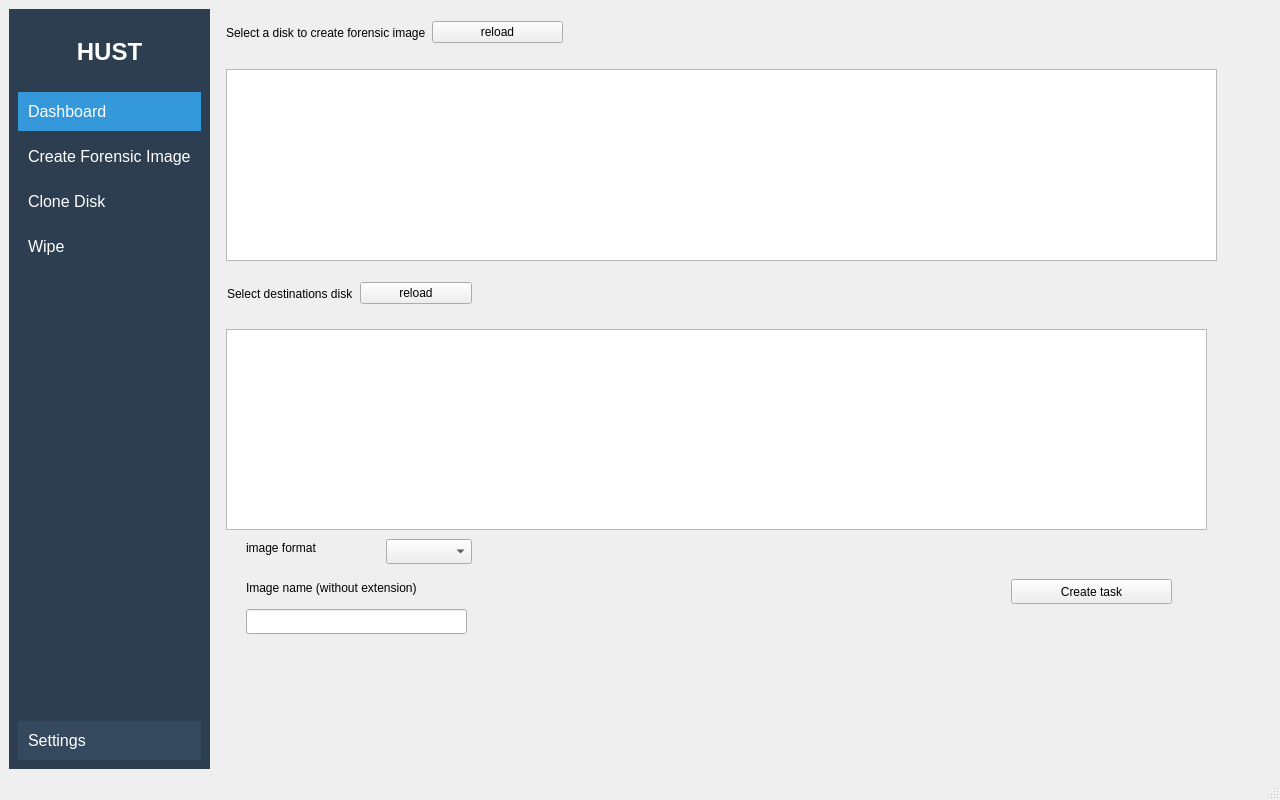
<?xml version="1.0" encoding="UTF-8"?>
<ui version="4.0">
 <class>MainWindow</class>
 <widget class="QMainWindow" name="MainWindow">
  <property name="geometry">
   <rect>
    <x>0</x>
    <y>0</y>
    <width>1280</width>
    <height>800</height>
   </rect>
  </property>
  <property name="windowTitle">
   <string>MainWindow</string>
  </property>
  <widget class="QWidget" name="centralwidget">
   <layout class="QHBoxLayout" name="horizontalLayout">
    <item>
     <widget class="QWidget" name="sidebar" native="true">
      <property name="styleSheet">
       <string notr="true">QWidget#sidebar {
    background-color: #2c3e50;
}
QLabel {
    color: white;
    font-size: 24px;
    font-weight: bold;
    padding: 20px 0;
}
QPushButton {
    background-color: transparent;
    color: white;
    border: none;
    text-align: left;
    padding: 10px;
    font-size: 16px;
}
QPushButton:hover {
    background-color: #34495e;
}
QPushButton:checked {
    background-color: #3498db;
}
#settingsBtn {
    background-color: #34495e;
}</string>
      </property>
      <layout class="QVBoxLayout" name="verticalLayout">
       <item>
        <widget class="QLabel" name="logoLabel">
         <property name="text">
          <string>HUST</string>
         </property>
         <property name="alignment">
          <set>Qt::AlignmentFlag::AlignCenter</set>
         </property>
        </widget>
       </item>
       <item>
        <widget class="QPushButton" name="dashboardBtn">
         <property name="text">
          <string>Dashboard</string>
         </property>
         <property name="checkable">
          <bool>true</bool>
         </property>
         <property name="checked">
          <bool>true</bool>
         </property>
        </widget>
       </item>
       <item>
        <widget class="QPushButton" name="createForensicImageBtn">
         <property name="text">
          <string>Create Forensic Image</string>
         </property>
         <property name="checkable">
          <bool>true</bool>
         </property>
        </widget>
       </item>
       <item>
        <widget class="QPushButton" name="cloneDiskBtn">
         <property name="text">
          <string>Clone Disk</string>
         </property>
         <property name="checkable">
          <bool>true</bool>
         </property>
        </widget>
       </item>
       <item>
        <widget class="QPushButton" name="wipeBtn">
         <property name="text">
          <string>Wipe</string>
         </property>
         <property name="checkable">
          <bool>true</bool>
         </property>
        </widget>
       </item>
       <item>
        <spacer name="verticalSpacer">
         <property name="orientation">
          <enum>Qt::Orientation::Vertical</enum>
         </property>
         <property name="sizeHint" stdset="0">
          <size>
           <width>20</width>
           <height>40</height>
          </size>
         </property>
        </spacer>
       </item>
       <item>
        <widget class="QPushButton" name="settingsBtn">
         <property name="text">
          <string>Settings</string>
         </property>
        </widget>
       </item>
      </layout>
     </widget>
    </item>
    <item>
     <widget class="QStackedWidget" name="stackedWidget">
      <property name="styleSheet">
       <string notr="true"/>
      </property>
      <property name="currentIndex">
       <number>1</number>
      </property>
      <widget class="QWidget" name="dashboardPage">
       <widget class="QLabel" name="label_4">
        <property name="geometry">
         <rect>
          <x>330</x>
          <y>100</y>
          <width>151</width>
          <height>20</height>
         </rect>
        </property>
        <property name="text">
         <string>Dashboard</string>
        </property>
       </widget>
       <widget class="QTableWidget" name="dashboardTable">
        <property name="geometry">
         <rect>
          <x>20</x>
          <y>150</y>
          <width>1021</width>
          <height>581</height>
         </rect>
        </property>
        <property name="selectionMode">
         <enum>QAbstractItemView::SelectionMode::SingleSelection</enum>
        </property>
        <property name="selectionBehavior">
         <enum>QAbstractItemView::SelectionBehavior::SelectRows</enum>
        </property>
       </widget>
      </widget>
      <widget class="QWidget" name="forensicImagePage">
       <widget class="QTableWidget" name="sourceDiskTable">
        <property name="geometry">
         <rect>
          <x>10</x>
          <y>60</y>
          <width>991</width>
          <height>192</height>
         </rect>
        </property>
        <property name="editTriggers">
         <set>QAbstractItemView::EditTrigger::NoEditTriggers</set>
        </property>
        <property name="selectionMode">
         <enum>QAbstractItemView::SelectionMode::SingleSelection</enum>
        </property>
        <property name="selectionBehavior">
         <enum>QAbstractItemView::SelectionBehavior::SelectRows</enum>
        </property>
       </widget>
       <widget class="QTableWidget" name="destinationsDiskTable">
        <property name="geometry">
         <rect>
          <x>10</x>
          <y>320</y>
          <width>981</width>
          <height>201</height>
         </rect>
        </property>
        <property name="editTriggers">
         <set>QAbstractItemView::EditTrigger::NoEditTriggers</set>
        </property>
        <property name="selectionMode">
         <enum>QAbstractItemView::SelectionMode::MultiSelection</enum>
        </property>
        <property name="selectionBehavior">
         <enum>QAbstractItemView::SelectionBehavior::SelectRows</enum>
        </property>
       </widget>
       <widget class="QWidget" name="layoutWidget">
        <property name="geometry">
         <rect>
          <x>10</x>
          <y>10</y>
          <width>337</width>
          <height>27</height>
         </rect>
        </property>
        <layout class="QHBoxLayout" name="horizontalLayout_2">
         <item>
          <widget class="QLabel" name="label">
           <property name="text">
            <string>Select a disk to create forensic image</string>
           </property>
          </widget>
         </item>
         <item>
          <widget class="QPushButton" name="sourceDiskTableReloadBtn">
           <property name="text">
            <string>reload</string>
           </property>
          </widget>
         </item>
        </layout>
       </widget>
       <widget class="QPushButton" name="createImageTaskBtn">
        <property name="geometry">
         <rect>
          <x>795</x>
          <y>570</y>
          <width>161</width>
          <height>25</height>
         </rect>
        </property>
        <property name="text">
         <string>Create task</string>
        </property>
       </widget>
       <widget class="QLabel" name="label_5">
        <property name="geometry">
         <rect>
          <x>30</x>
          <y>570</y>
          <width>241</width>
          <height>17</height>
         </rect>
        </property>
        <property name="text">
         <string>Image name (without extension)</string>
        </property>
       </widget>
       <widget class="QLineEdit" name="imageNameTextBox">
        <property name="geometry">
         <rect>
          <x>30</x>
          <y>600</y>
          <width>221</width>
          <height>25</height>
         </rect>
        </property>
       </widget>
       <widget class="QComboBox" name="imageFormatComboBox">
        <property name="geometry">
         <rect>
          <x>170</x>
          <y>530</y>
          <width>86</width>
          <height>25</height>
         </rect>
        </property>
       </widget>
       <widget class="QLabel" name="label_6">
        <property name="geometry">
         <rect>
          <x>30</x>
          <y>530</y>
          <width>101</width>
          <height>17</height>
         </rect>
        </property>
        <property name="text">
         <string>image format</string>
        </property>
       </widget>
       <widget class="QWidget" name="">
        <property name="geometry">
         <rect>
          <x>11</x>
          <y>271</y>
          <width>245</width>
          <height>27</height>
         </rect>
        </property>
        <layout class="QHBoxLayout" name="horizontalLayout_3">
         <item>
          <widget class="QLabel" name="label_3">
           <property name="text">
            <string>Select destinations disk</string>
           </property>
          </widget>
         </item>
         <item>
          <widget class="QPushButton" name="destinationDiskTableReloadBtn">
           <property name="text">
            <string>reload</string>
           </property>
          </widget>
         </item>
        </layout>
       </widget>
      </widget>
      <widget class="QWidget" name="cloneDiskPage">
       <widget class="QLabel" name="label_2">
        <property name="geometry">
         <rect>
          <x>10</x>
          <y>10</y>
          <width>200</width>
          <height>30</height>
         </rect>
        </property>
        <property name="text">
         <string>Clone Disk Page</string>
        </property>
       </widget>
      </widget>
      <widget class="QWidget" name="wipeDiskPage">
       <layout class="QVBoxLayout" name="verticalLayout_2">
        <item>
         <widget class="QTableWidget" name="wipeTable">
          <property name="editTriggers">
           <set>QAbstractItemView::EditTrigger::NoEditTriggers</set>
          </property>
          <property name="selectionMode">
           <enum>QAbstractItemView::SelectionMode::SingleSelection</enum>
          </property>
          <property name="selectionBehavior">
           <enum>QAbstractItemView::SelectionBehavior::SelectRows</enum>
          </property>
         </widget>
        </item>
        <item>
         <widget class="QPushButton" name="reloadWipeDiskButton">
          <property name="text">
           <string>Reload</string>
          </property>
         </widget>
        </item>
        <item>
         <widget class="QPushButton" name="runWipeBtn">
          <property name="text">
           <string>Create wipe task</string>
          </property>
         </widget>
        </item>
       </layout>
      </widget>
     </widget>
    </item>
   </layout>
  </widget>
  <widget class="QMenuBar" name="menubar">
   <property name="geometry">
    <rect>
     <x>0</x>
     <y>0</y>
     <width>1280</width>
     <height>22</height>
    </rect>
   </property>
  </widget>
  <widget class="QStatusBar" name="statusbar"/>
 </widget>
 <resources/>
 <connections/>
</ui>
